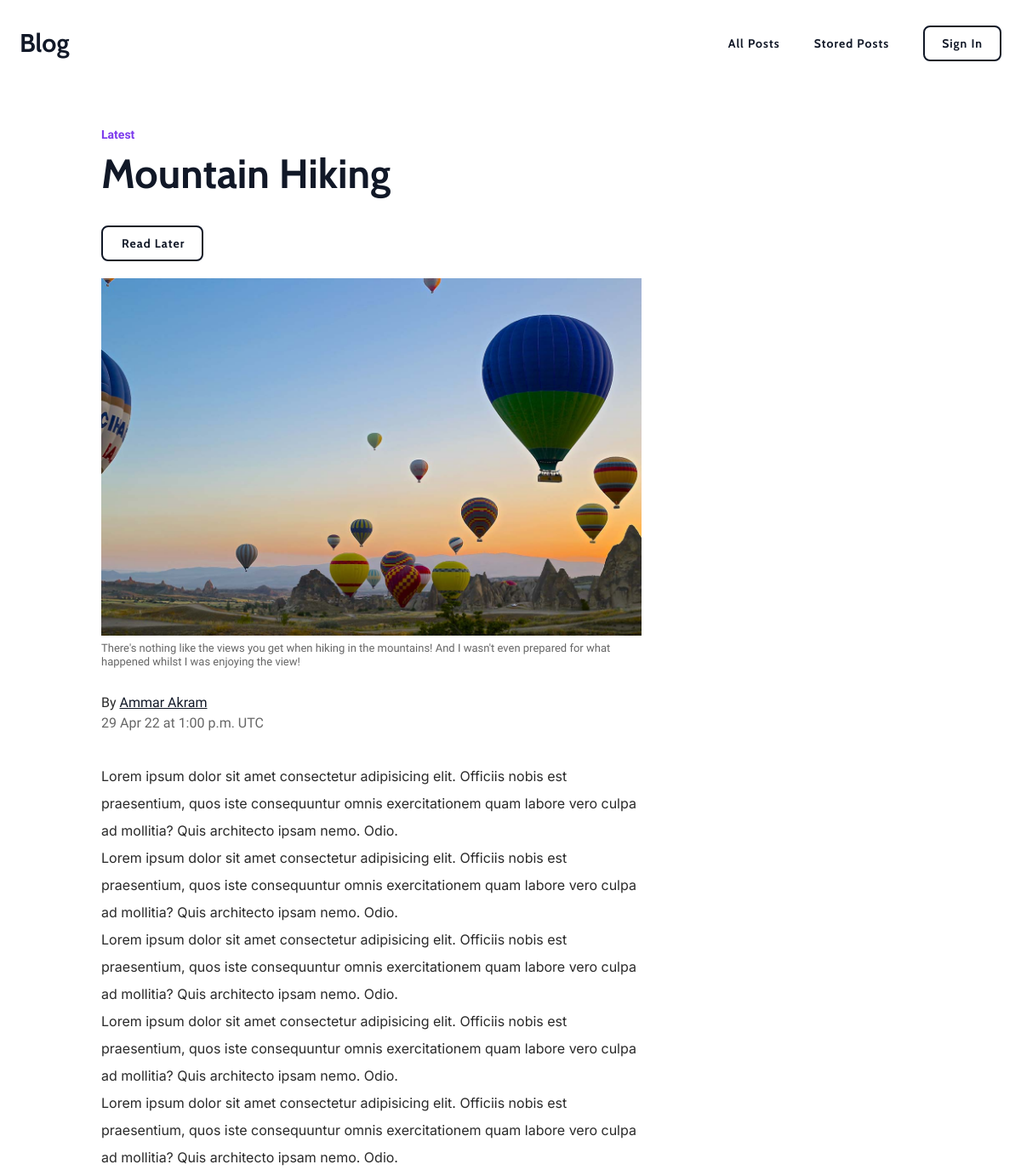
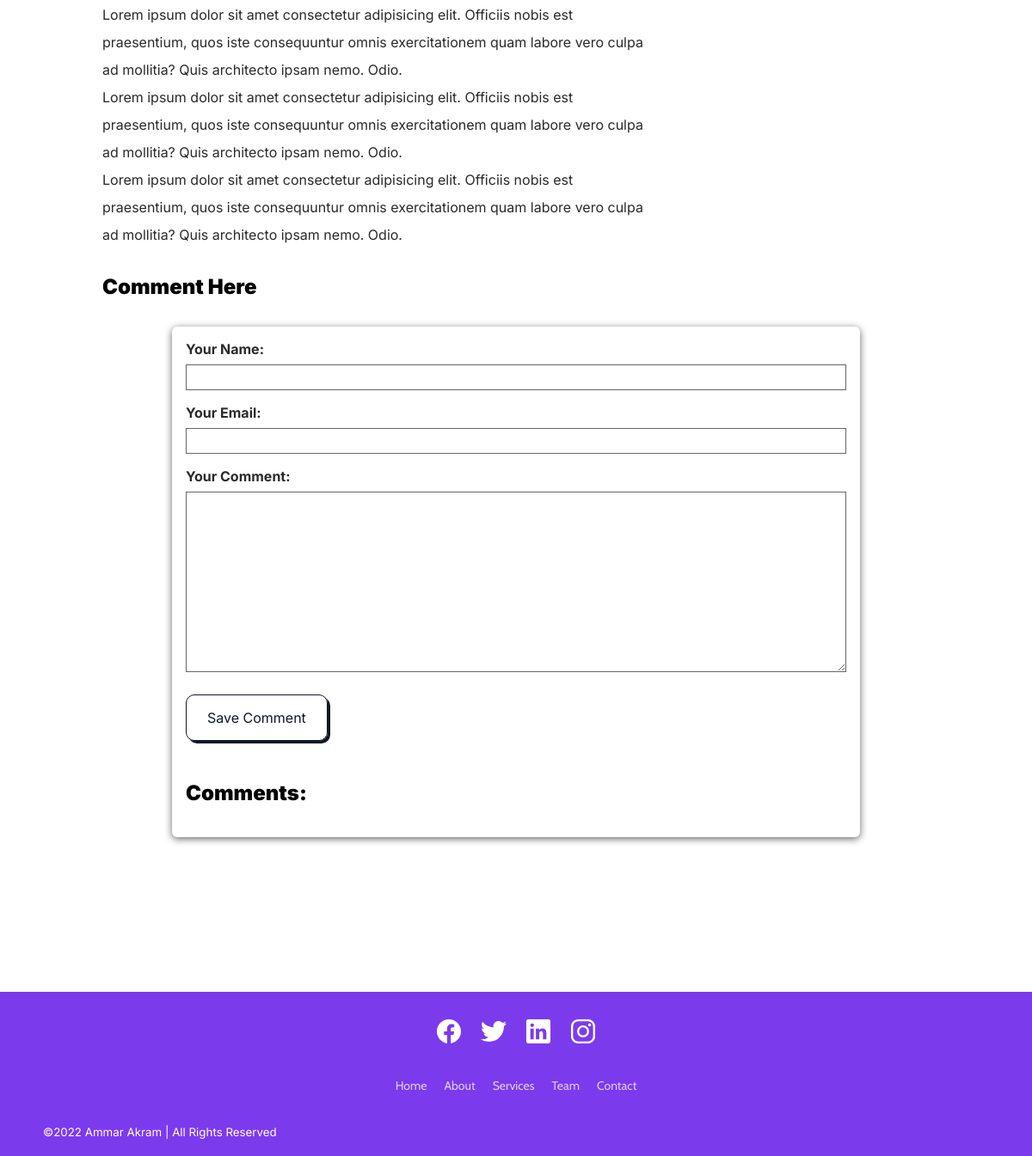
The page /posts/hike-in-the-mountains on the database its author committed (2 pictures, top to bottom).
### blog/models.py (models this page shows, shortened)
class Post(models.Model):
    title = models.CharField(max_length=150)
    excerpt = models.CharField(max_length=250)
    image = models.ImageField(upload_to="posts", null=True)
    date = models.DateField(auto_now=True, db_index=True)
    slug = models.SlugField(unique=True, db_index=True)
    content = models.TextField(validators=[MinLengthValidator(5)])
    author = models.ForeignKey(
        Author, on_delete=models.SET_NULL, null=True, related_name="posts")
    post_type = models.ForeignKey(
        Tag, on_delete=models.SET_NULL, null=True, related_name="tag")

class Tag(models.Model):
    name = models.CharField(max_length=20)
    def __str__(self):
        return self.name

class Author(models.Model):
    first_name = models.CharField(max_length=50)
    last_name = models.CharField(max_length=50)
    email_address = models.EmailField()
    def full_name(self):
        return f"{self.first_name} {self.last_name}"
    def __str__(self):
        return self.full_name()

### blog/views.py (the view, shortened to what this page needs)
# urls.py: path('posts/<slug:slug>', views.SingleView.as_view(), name='single'),
class SingleView(View):
    template_name = "blog/single.html"
    model = Post
    def is_stored_post(self, request, post_id):
        stored_posts = request.session.get("stored_posts")
        if stored_posts:
            is_saved_for_later = post_id in stored_posts
        else:
            is_saved_for_later = False
        return is_saved_for_later
    def get(self, request, slug):
        post = Post.objects.get(slug=slug)
        context = {
            "post": post,
            "comment_form": CommentForm(),
            "comments": post.comments.all().order_by("-id"),
            "saved_for_later": self.is_stored_post(request, post.id)
        }
        return render(request, "blog/single.html", context)

### blog/forms.py
class CommentForm(forms.ModelForm):
    class Meta:
        model = Comment
        exclude = ["post"]
        labels = {
            "user_name": "Your Name",
            "user_email": "Your Email",
            "text": "Your Comment"
        }

### blog/templates/blog/single.html (shortened to what this page needs)
{% extends 'base.html' %}
{% load static %}
{% block css_files %}
<link rel='stylesheet' href={% static 'blog/single.css' %}>
{% endblock  %}
{% block content %}
<div class="container">
  <div class="article">
      <div class="category"><a>{{post.post_type}}</a></div>
      <h1 class="headline">{{post.title}}</h1>
      <form action="{% url 'later' %}" method="post">
        <button class="menu__link menu__link--primary later-button">
          {% if saved_for_later %}
            Remove from "Read Later" List
          {% else %}
            Read Later
          {% endif %}
        </button>
      </form>
      <div class="body">
      <img src={{ post.image.url }} class='main-img' style="width: 100%" alt="">
      <p class="img-sub">{{post.excerpt}}</p>
      <p class="author-line">By <a class='author' href="mailto:{{post.author.email_address}}">{{post.author}}</a></p>
      <p class="pub-date">{{post.date|date:"d M y"}} at 1:00 p.m. UTC</p>
      <p>
        {{post.content|linebreaks}}
      </p></div>
      <h2 class="comment-heading">Comment Here</h2>
      <div id="comment-form">
        <form  action="{% url 'single' post.slug %}" method="post">
          {% for field in comment_form %}
          <div class="form-control {% if field.errors %}invalid{% endif %}">
            {{field.label_tag}}
            {{field}}
          </div>
          {% endfor %}
          <button class="hero__cta hero__cta--primary explore-button" href="{% url 'posts' %}">Save Comment</button>
        </form>
        <div id="comments">
          <h2 class="comment-heading">Comments:</h2>
        </div>
      </div>
      </div>
</div>
{% endblock  %}

### static/app.css (style rules this page uses)
:root { --primary-blue: #7c3aed; --secondary-black: #111827; --subtitle: #666; --post-text: #2a2a2a; --clr-gray-light: #d7dfe2; --clr-popular: #ef257a; --clr-technology: #651fff; --clr-psychology: #e85808; --color-lightGray: #f9f9f9; }
*, *::before, *::after { box-sizing: border-box; margin: 0; padding: 0; }
body { font-family: "Inter", sans-serif; color: var(--post-text); overflow-x: hidden; }
h1, h2, h3, h4, h5, h6 { padding: 0; margin: 0; font-family: 'Cabin', sans-serif; }
a { text-decoration: none; cursor: pointer; color: var(--secondary-black); }
.container { max-width: 1160px; margin: 0 auto; padding: 0 3px 0 3px; }
.menu__link { font-family: "Cabin", sans-serif; color: var(--secondary-black); font-size: 14px; line-height: 18px; font-weight: 700; letter-spacing: 1px; text-indent: 2px; transition: all 200ms ease-in-out; }
.menu__link--primary { margin-top: 0px; margin-right: 0px; padding: 10px 20px; border-radius: 8px; background-color: hsla(0, 0%, 100%, 0.2); border: 2px solid var(--secondary-black); }
.hero__cta { color: var(--secondary-black); border: 2px solid var(--secondary-black); font-family: "Cabin", sans-serif; border-radius: 10px; padding: 0.9375rem 1.4rem; margin: 2rem 0 1rem; font-size: 22px; font-weight: bold; text-align: center; transition: all 100ms ease-in-out; }
.hero__cta--primary { background-color: transparent; display: inline-block; color: var(--secondary-black); border: 1px solid var(--secondary-black); box-shadow: 3px 3px 0 var(--secondary-black); }

### blog/static/blog/single.css (style rules this page uses)
.article { display: flex; padding: 0 8vw; flex-wrap: wrap; margin: 50px auto 0; flex-direction: column; }
.headline { font-size: 48px; line-height: 62px; font-family: 'Cabin', sans-serif; font-weight: 900; color: var(--secondary-black); margin: 0px 0px 30px; }
.body { width: 66%; }
.body p, li { font-family: "Inter"; line-height: 32px; font-size: 16px; color: var(--post-text); }
.body h2:hover, h2 { font-family: 'Inter', sans-serif; font-size: 24px; color: #000; font-weight: 900; line-height: 125%; letter-spacing: 1.5%; margin: 3px 0 1px 0; text-decoration: none; cursor: auto; }
.body .img-sub { font-family: "Work Sans", sans-serif; font-size: 13px; margin: 3px 0 16px; color: var(--subtitle); line-height: 1.25; }
.body .author-line { font-family: "Work Sans"; font-size: 16px; color: var(--post-text); line-height: 1; letter-spacing: 1; padding-top: 16px; margin-bottom: 0; }
.body .author { text-decoration: underline; }
.body .pub-date { font-family: "Work Sans"; font-size: 16px; color: var(--subtitle); margin-top: 0; letter-spacing: 1; margin-bottom: 30px; }
.article .category { margin: 0; font-size: 14px; font-family: "Work Sans", sans-serif; font-weight: 600; line-height: 1.25; display: block; margin-bottom: 5px; width: 100%; }
.article .category a { color: var(--primary-blue) ; }
#comments h2 { margin-bottom: 20px; }
.comment-heading { margin-top: 30px; }
#comment-form { margin: 30px auto; width: 90%; max-width: 800px; border-radius: 6px; background-color: white; box-shadow: 0 2px 8px var(--subtitle); padding: 1rem; }
#comment-form button { font: inherit; padding: 1rem 1.5rem; cursor: pointer; margin-top: 10px; }
.form-control { margin-bottom: 1rem; }
.form-control label { font-weight: bold; margin-bottom: 0.5rem; display: block; }
.form-control input, .form-control textarea { display: block; width: 100%; font: inherit; padding: 0.25rem; border: 1px solid var(--subtitle); }
.later-button { margin-bottom: 20px; cursor: pointer; }

### rows shown on the page
Post: post_type "Latest", title "Mountain Hiking", image (picture), excerpt "There's nothing like the views you get when hiking in the mountains! And I wasn't even prepared for what happened whilst I was enjoying the view!", author "Ammar Akram", date "29 Apr 22", content "Lorem ipsum dolor sit amet consectetur adipisicing elit. Officiis nobis est praesentium, quos iste consequuntur omnis exercitationem quam labore vero culpa ad mollitia? Quis architecto ipsam nemo. Odio. Lorem ipsum dolor sit amet consectetur adipisicing elit. Officiis nobis est praesentium, quos iste consequuntur omnis exercitationem quam labore vero culpa ad mollitia? Quis architecto ipsam nemo. Odio. Lorem ipsum dolor sit amet consectetur adipisicing elit. Officiis nobis est praesentium, quos iste consequuntur omnis exercitationem quam labore vero culpa ad mollitia? Quis architecto ipsam nemo. Odio. Lorem ipsum dolor sit amet consectetur adipisicing elit. Officiis nobis est praesentium,…"

### other values the page prints
{{ field.label_tag }} "Your Name:" "Your Email:" "Your Comment:"
